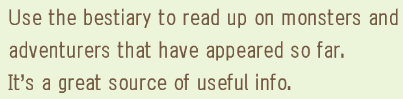
#> input picture test5.png, 403 x 99 px
$ python tesseractTest.py
#> lines starting #> are read from the running program, lines starting #| are printed output that depends on the picture; after the words box and inside, x2 and y2 are one past the last pixel; in counts of white or black regions, pixels touching at a corner belong together
import cv2
import pytesseract

print("version: "+ pytesseract.get_tesseract_version().vstring)
#> (this line was passed over: pytesseract is not available in this run)

gray = cv2.imread('test5.png', cv2.IMREAD_GRAYSCALE)
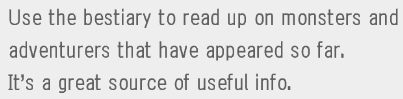
#> gray: shape (99, 403); min 95, max 238, mean 223.3
gray = cv2.resize(gray, None, fx=2, fy=2, interpolation=cv2.INTER_CUBIC)
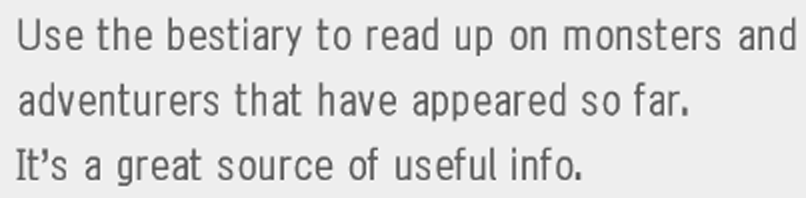
#> gray: shape (198, 806); min 62, max 255, mean 223.3
# cv2.imshow('gray', gray)
#
(thresh, im_bw1) = cv2.threshold(gray, 0, 255, cv2.THRESH_BINARY|cv2.THRESH_OTSU)
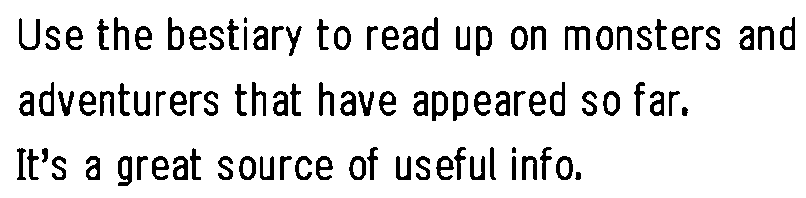
#> im_bw1: shape (198, 806); 88.3% white; 99 black regions (1 under 20 px), largest, box (x1, y1, x2, y2) and area: (565, 26, 590, 50) 308, (118, 156, 132, 186) 269, (168, 17, 184, 50) 263
#> thresh = 180
cv2.imshow('im_bw1', im_bw1)

blur1 = cv2.GaussianBlur(im_bw1, (3, 3), 0)
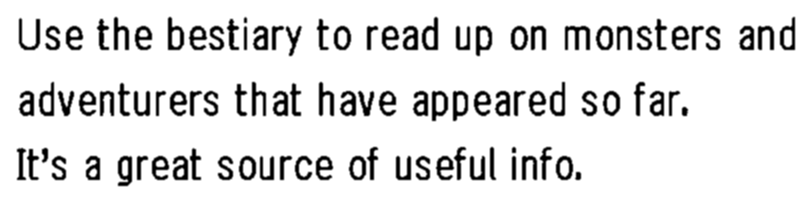
#> blur1: shape (198, 806); min 0, max 255, mean 225.2
cv2.imshow('blur1', blur1)
(thresh, im_bw2) = cv2.threshold(blur1, 0, 255, cv2.THRESH_BINARY|cv2.THRESH_OTSU)
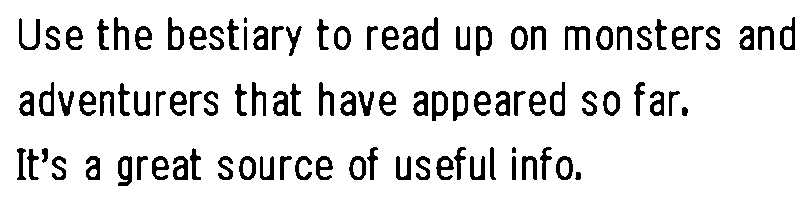
#> im_bw2: shape (198, 806); 88.2% white; 99 black regions (1 under 20 px), largest, box (x1, y1, x2, y2) and area: (565, 26, 590, 50) 308, (118, 156, 132, 186) 272, (422, 17, 438, 50) 265
#> thresh = 143
cv2.imshow('im_bw2', im_bw2)

blur2 = cv2.GaussianBlur(im_bw1, (5, 5), 0)
cv2.imshow('blur2', blur2)
(thresh, im_bw3) = cv2.threshold(blur2, 127, 255, cv2.THRESH_BINARY|cv2.THRESH_OTSU)
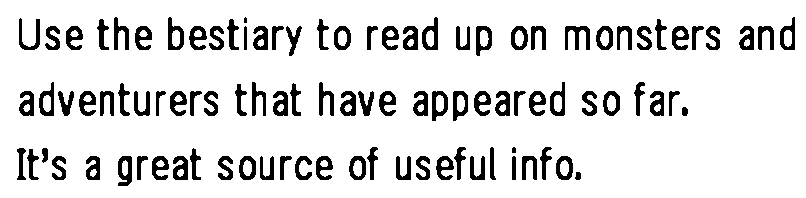
#> im_bw3: shape (198, 806); 87.4% white; 99 black regions (1 under 20 px), largest, box (x1, y1, x2, y2) and area: (565, 26, 590, 50) 321, (118, 156, 132, 186) 287, (422, 17, 438, 50) 278
#> thresh = 154
cv2.imshow('im_bw3', im_bw3)


# [6 lines of commented-out code are left out]


#> (the run stopped early here; a loop or call above may not have finished)

$ run again, with test4.png copied over test5.png
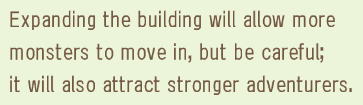
#> input picture test4.png, 363 x 105 px
#> `(thresh, im_bw1) = cv2.threshold(gray, 0, 255, cv2.THRESH_BINARY|cv2.T..`:
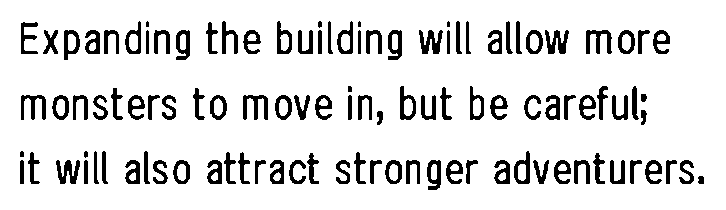
#> im_bw1: shape (210, 726); 87.5% white; 108 black regions (3 under 20 px), largest, box (x1, y1, x2, y2) and area: (419, 30, 443, 54) 334, (545, 30, 569, 54) 331, (243, 95, 268, 120) 331
#> `(thresh, im_bw1) = cv2.threshold(gray, 0, 255, cv2.THRESH_BINARY|cv2.T..`: thresh = 180
#> im_bw2: shape (210, 726); 87.4% white; 108 black regions (3 under 20 px), largest, box (x1, y1, x2, y2) and area: (419, 30, 443, 54) 340, (545, 30, 569, 54) 336, (243, 95, 268, 120) 335
#> `(thresh, im_bw2) = cv2.threshold(blur1, 0, 255, cv2.THRESH_BINARY|cv2...`: thresh = 143
#> `(thresh, im_bw3) = cv2.threshold(blur2, 127, 255, cv2.THRESH_BINARY|cv..`:
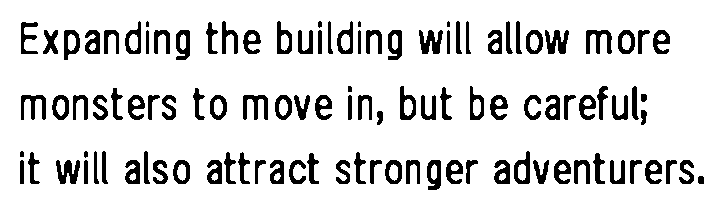
#> im_bw3: shape (210, 726); 86.7% white; 108 black regions (3 under 20 px), largest, box (x1, y1, x2, y2) and area: (419, 30, 443, 54) 360, (545, 30, 569, 54) 356, (56, 160, 80, 184) 355
#> `(thresh, im_bw3) = cv2.threshold(blur2, 127, 255, cv2.THRESH_BINARY|cv..`: thresh = 153
